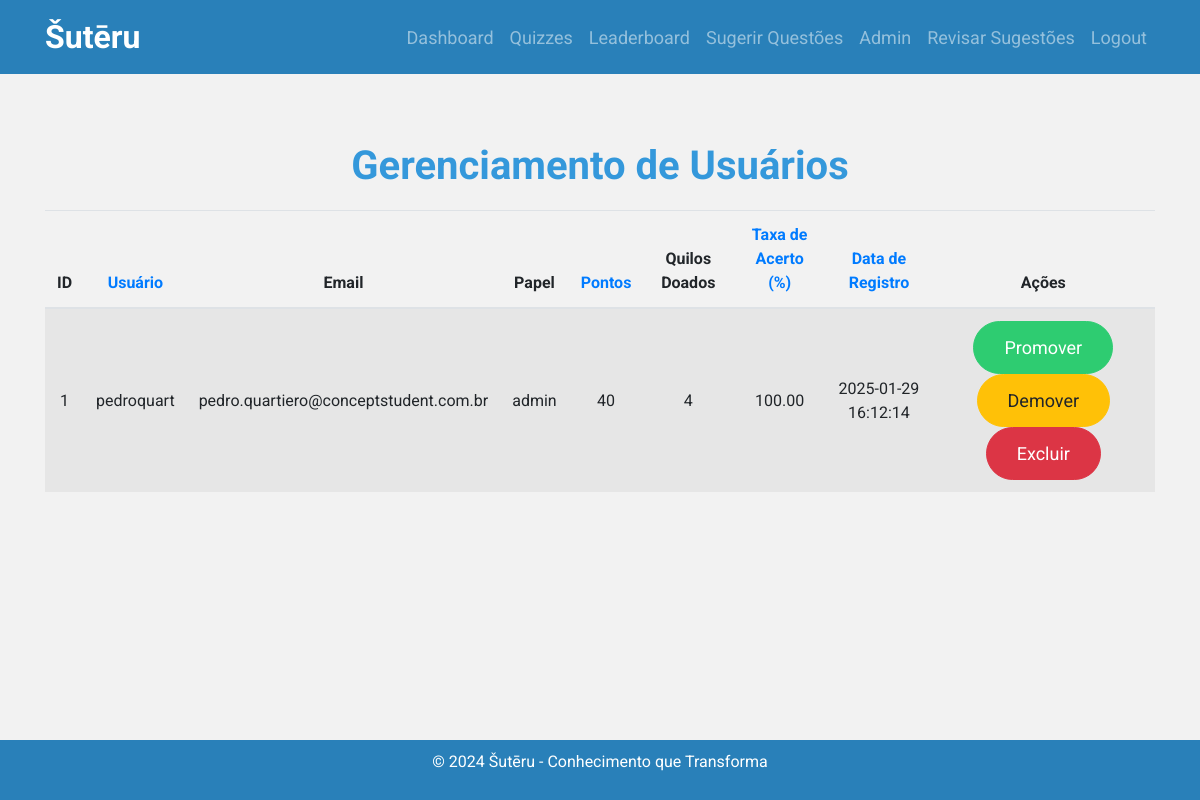
Page /admin/users (signed in) on the committed database.
### tables this page shows
CREATE TABLE users (
        id INTEGER PRIMARY KEY AUTOINCREMENT,
        username TEXT UNIQUE NOT NULL,
        email TEXT UNIQUE NOT NULL,
        password TEXT,
        role TEXT DEFAULT 'user',
        register_date DATETIME DEFAULT CURRENT_TIMESTAMP
    );

### app.py (the view)
@app.route('/admin/users')
def admin_users():
    if 'user_id' in session:
        role = get_user_role()
        if role == 'admin':
            sort_column = request.args.get('sort', 'username')
            sort_order = request.args.get('order', 'asc')
            valid_columns = ['username', 'total_points', 'accuracy_rate', 'register_date']
            if sort_column not in valid_columns:
                sort_column = 'username'
            if sort_order not in ['asc', 'desc']:
                sort_order = 'asc'
            conn = sqlite3.connect('sutēru.db')
            c = conn.cursor()
            c.execute(f'''
                SELECT u.id, u.username, u.email, u.role,
                       COALESCE(SUM(up.points), 0) as total_points,
                       COALESCE(SUM(up.points) / 10, 0) as total_kg_donated,
                       COALESCE(SUM(CASE WHEN up.is_correct = 1 THEN 1 ELSE 0 END) * 100.0 / COUNT(up.id), 0) as accuracy_rate,
                       u.register_date
                FROM users u
                LEFT JOIN user_points up ON u.id = up.user_id
                GROUP BY u.id, u.username, u.email, u.role, u.register_date
                ORDER BY {sort_column} {sort_order}
            ''')
            users = c.fetchall()
            conn.close()
            return render_template('admin_users.html', users=users, sort_column=sort_column, sort_order=sort_order)
        else:
            flash('Acesso negado. Você não tem permissão para acessar esta página.', 'danger')
            return redirect(url_for('dashboard'))
    else:
        flash('Você precisa estar logado.', 'warning')
        return redirect(url_for('login'))

### app.py (called while the page is built)
def get_user_role():
    if 'user_id' in session:
        conn = sqlite3.connect('sutēru.db')
        c = conn.cursor()
        c.execute('SELECT role FROM users WHERE id = ?', (session['user_id'],))
        result = c.fetchone()
        role = result[0] if result else None
        conn.close()
        return role
    return None

@app.context_processor
def inject_user_role():
    return dict(get_user_role=get_user_role)

### templates/admin_users.html
{% extends 'base.html' %}
{% block content %}
<h1>Gerenciamento de Usuários</h1>
<table class="table table-striped">
    <thead>
        <tr>
            <th>ID</th>
            <th><a href="{{ url_for('admin_users', sort='username', order='asc' if sort_column != 'username' or sort_order == 'desc' else 'desc') }}">Usuário</a></th>
            <th>Email</th>
            <th>Papel</th>
            <th><a href="{{ url_for('admin_users', sort='total_points', order='asc' if sort_column != 'total_points' or sort_order == 'desc' else 'desc') }}">Pontos</a></th>
            <th>Quilos Doados</th>
            <th><a href="{{ url_for('admin_users', sort='accuracy_rate', order='asc' if sort_column != 'accuracy_rate' or sort_order == 'desc' else 'desc') }}">Taxa de Acerto (%)</a></th>
            <th><a href="{{ url_for('admin_users', sort='register_date', order='asc' if sort_column != 'register_date' or sort_order == 'desc' else 'desc') }}">Data de Registro</a></th>
            <th>Ações</th>
        </tr>
    </thead>
    <tbody>
        {% for user in users %}
        <tr>
            <td>{{ user[0] }}</td>
            <td>{{ user[1] }}</td>
            <td>{{ user[2] }}</td>
            <td>{{ user[3] }}</td>
            <td>{{ user[4] }}</td>
            <td>{{ user[5] }}</td>
            <td>{{ "%.2f"|format(user[6]) }}</td>
            <td>{{ user[7] }}</td>
            <td>
                <a href="{{ url_for('promote_user', user_id=user[0]) }}" class="btn btn-sm btn-success">Promover</a>
                <a href="{{ url_for('demote_user', user_id=user[0]) }}" class="btn btn-sm btn-warning">Demover</a>
                <a href="{{ url_for('delete_user', user_id=user[0]) }}" class="btn btn-sm btn-danger">Excluir</a>
            </td>
        </tr>
        {% endfor %}
    </tbody>
</table>
{% endblock %}

### static/style.css (style rules this page uses)
:root { --primary-color: #3498db; --secondary-color: #2ecc71; --text-color: #333; --background-color: #f2f2f2; --header-footer-bg: #2980b9; }
body { display: flex; flex-direction: column; min-height: 100vh; font-family: 'Roboto', sans-serif; background-color: var(--background-color); color: var(--text-color); margin: 0; }
.btn { border-radius: 50px; padding: 12px 30px; font-size: 18px; transition: all 0.3s ease; }
.btn-success { background-color: var(--secondary-color); border-color: var(--secondary-color); }
h1, h2 { margin-top: 20px; color: var(--primary-color); font-weight: bold; text-align: center; }
.table { margin-top: 20px; }
.table th, .table td { text-align: center; vertical-align: middle; }

### rows in the picture
users: id "1", username "pedroquart", email "pedro.quartiero@conceptstudent.com.br", role "admin", user "40", user "4", user "100.00", register_date "2025-01-29 16:12:14"
